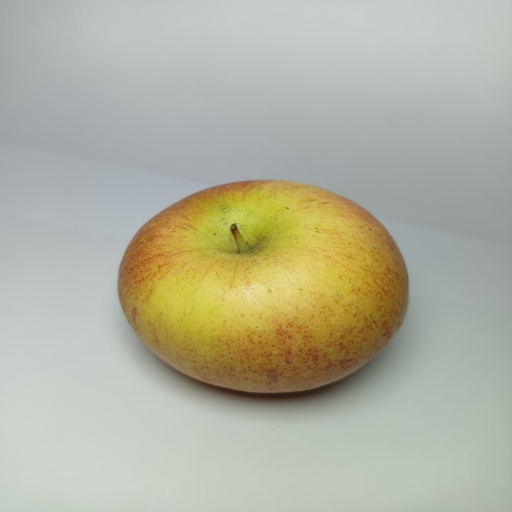
#> input picture Dataset/Fresh_Apple/IMG20260204225638.jpg, 512 x 512 px; its folder holds only this picture in this run
$ jupyter execute --allow-errors project-pcd-percobaan-2.ipynb   (older library calls are emulated)
#> lines starting #> are read from the running program, lines starting #| are printed output that depends on the picture
# Klasifikasi Kesegaran Buah Menggunakan Metode GLCM dan Random Forest
## Percobaan 2 — Preprocessing: Resize + Median Filter + Histogram Equalization (3 Preprocessing)
### Nama Anggota
- Thoriq Abdillah Falian Kusuma : F1D02410098
- Jasmine Aulia Santoso : F1D02410010
- Ulul Asmi : F1D02410144
- Fatriya Annastha Putra : F1D02410046

## Import Library

Cell dibawah mengimpor seluruh library yang dibutuhkan sepanjang program.

Library `os` digunakan untuk melakukan navigasi sistem file, sehingga program dapat membaca folder dataset dan melakukan iterasi secara otomatis pada setiap subfolder kelas. `OpenCV (cv2)` digunakan untuk membaca citra dari media penyimpanan, melakukan konversi warna dari BGR ke grayscale, serta mengubah ukuran citra (resize) agar memiliki dimensi yang seragam. Untuk keperluan visualisasi, `Matplotlib (matplotlib.pyplot)` digunakan untuk menampilkan sampel citra, grafik distribusi data, dan confusion matrix.

Dalam pengolahan data numerik, `NumPy` digunakan untuk melakukan operasi pada array multidimensi yang berfungsi menyimpan data citra, label, serta hasil perhitungan fitur. `Pandas` digunakan untuk mengelola data hasil ekstraksi fitur dalam bentuk DataFrame serta menyimpan dan membaca data dalam format CSV. Pembagian dataset menjadi data latih dan data uji dilakukan menggunakan fungsi `train_test_split` dari library `scikit-learn`, sehingga proses pembagian data dapat dilakukan secara acak namun tetap dapat direproduksi.

Pada tahap ekstraksi fitur tekstur, digunakan fungsi `graycomatrix` dan `graycoprops` dari library `scikit-image` untuk membentuk Gray-Level Co-occurrence Matrix (GLCM) dan menghitung berbagai karakteristik tekstur seperti contrast, correlation, energy, dan homogeneity. Selain itu, fungsi `entrop` dari library `SciPy` digunakan untuk menghitung nilai entropi berdasarkan distribusi probabilitas pada matriks GLCM sebagai fitur tambahan yang merepresentasikan kompleksitas tekstur citra.

Tahap klasifikasi dilakukan menggunakan tiga algoritma pembelajaran mesin dari library scikit-learn, yaitu RandomForestClassifier sebagai metode klasifikasi berbasis ensemble pohon keputusan, SVC (Support Vector Classifier) sebagai implementasi algoritma Support Vector Machine (SVM) dengan kernel Radial Basis Function (RBF), serta KNeighborsClassifier yang menerapkan metode K-Nearest Neighbors (KNN). Evaluasi performa model dilakukan menggunakan berbagai metrik dari sklearn.metrics, meliputi accuracy, precision, recall, F1-score, classification report, dan confusion matrix. Selanjutnya, Seaborn digunakan untuk menghasilkan visualisasi statistik tingkat lanjut, khususnya dalam menampilkan heatmap correlation matrix yang digunakan untuk menganalisis hubungan antar fitur yang diekstraksi.

[cell 1]
import os
import cv2 as cv
import matplotlib.pyplot as plt
import numpy as np
import pandas as pd
from sklearn.model_selection import train_test_split
from sklearn.metrics import accuracy_score, precision_score, recall_score, f1_score, classification_report
from sklearn.metrics import confusion_matrix, ConfusionMatrixDisplay
from skimage.feature import graycomatrix, graycoprops
from scipy.stats import entropy
from sklearn.ensemble import RandomForestClassifier
from sklearn.svm import SVC
from sklearn.neighbors import KNeighborsClassifier
import seaborn as sns

## Data Loading

Cell ini bertugas membaca seluruh gambar dari folder dataset dan melakukan resize seragam ke ukuran 250×250 piksel.

Yang dilakukan:

Fungsi resize_image(image, target_size=(250, 250)) didefinisikan secara eksplisit sebagai wrapper cv.resize() dan lebih modular dibanding Percobaan 1
Iterasi setiap subfolder dalam direktori Dataset/ masing-masing subfolder mewakili satu kelas label.
Setiap gambar dibaca menggunakan cv.imread(), di-resize ke 250×250 piksel, dan dikonversi ke np.uint8.
Gambar, label kelas, dan nama file disimpan ke list terpisah, lalu dikonversi ke numpy array.

Ukuran resize: 250×250 piksel — alasan identik dengan Percobaan 1: memastikan dimensi seragam, menjaga detail tekstur permukaan apel yang relevan untuk GLCM, dan efisiensi komputasi.

[cell 2]
def resize_image(image, target_size=(250, 250)):
    return cv.resize(image, target_size)

data = []
labels = []
file_name = []

dataset_path = 'Dataset'

for sub_folder in sorted(os.listdir(dataset_path)):
    folder_path = os.path.join(dataset_path, sub_folder)
    if not os.path.isdir(folder_path):
        continue
    for filename in os.listdir(folder_path):
        img_path = os.path.join(folder_path, filename)
        img = cv.imread(img_path)
#> img is the input picture: shape (512, 512, 3); mean B, G, R 159.2, 178, 177.7
        if img is None:
            continue
        img = resize_image(img, (250, 250))
        img = img.astype(np.uint8)
        data.append(img)
        labels.append(sub_folder)
        file_name.append(filename)

data = np.array(data)
labels = np.array(labels)
print(f'Total data: {len(data)}')
#| Total data: 2
print(f'Labels: {np.unique(labels)}')

## Data Understanding

Cell ini menampilkan distribusi jumlah gambar per kelas menggunakan bar chart, bertujuan untuk memahami keseimbangan dataset sebelum proses preprocessing dan modeling.

Karakteristik Dataset:

Fresh_Apple (Apel Segar) berjumlah 507 gambar dengan proporsi ±61.2.
Moderately_Fresh_Apple (Apel Cukup Segar) berjumlah 166 gambar dengan proporsi ±20.0.
Rotten_Apple (Apel Busuk) berjumlah 155 gambar dengan proporsi ±18.7.
Sehingga total gambar 828 dengan proporsi 100%.

Dataset yang digunakan pada Percobaan 2 identik dengan Percobaan 1, perbedaan hanya terletak pada pipeline preprocessing yang diterapkan. Distribusi tidak seimbang (imbalanced) dengan Fresh_Apple mendominasi (~3× lebih banyak dari kelas lainnya) tetap menjadi karakteristik yang perlu diperhatikan dalam interpretasi hasil evaluasi.

Karakteristik visual gambar:

Gambar diambil dengan kamera smartphone dalam kondisi pencahayaan yang bervariasi (dalam dan luar ruangan)
Background tidak seragam (meja, kain, genggaman tangan)
Apel segar: permukaan mulus, warna cerah, tekstur seragam
Apel cukup segar: mulai ada bercak, sedikit perubahan warna dan tekstur
Apel busuk: permukaan tidak merata, bercak coklat/hitam signifikan, tekstur kasar

[cell 3]
unique, counts = np.unique(labels, return_counts=True)
plt.figure(figsize=(8, 5))
plt.bar(unique, counts, color=['green', 'orange', 'red'])
plt.xlabel('Kelas')
plt.ylabel('Jumlah Gambar')
plt.title('Distribusi Dataset Buah Apel')
for i, (u, c) in enumerate(zip(unique, counts)):
    plt.text(i, c + 5, str(c), ha='center', fontweight='bold')
plt.tight_layout()
plt.show()
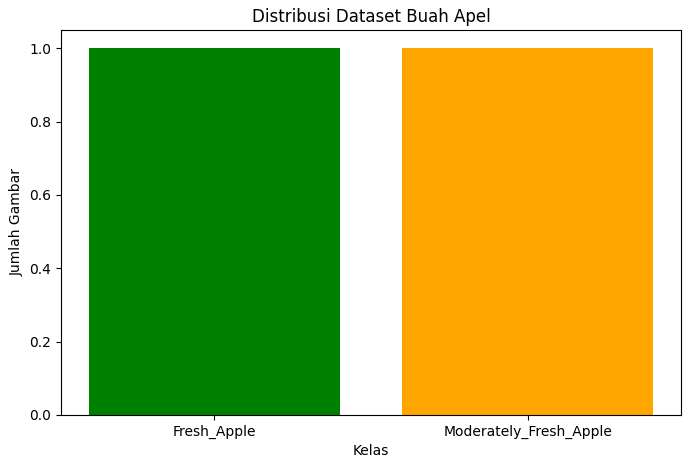
#> figure drawn by matplotlib, 1 panel

# Sample Data

Cell ini menggunakan fungsi show_sample_images() untuk menampilkan contoh gambar dari setiap kelas dalam format grid.

Yang dilakukan:

Fungsi menerima array gambar, label, nama kelas, judul, dan jumlah sampel per kelas (n=3)
Menampilkan grid 3 baris × 3 kolom = 9 gambar total
Gambar BGR dikonversi ke RGB sebelum ditampilkan agar warna tampak natural
Gambar grayscale ditampilkan dengan cmap='gray'
Axis dinonaktifkan, setiap gambar diberi label nama kelasnya

Tujuan: Memverifikasi secara visual bahwa gambar terbaca dengan benar dan label sesuai konten. Fungsi ini bersifat reusable dipanggil kembali setelah setiap tahap preprocessing (Grayscale, Median Filter, Histogram Equalization) untuk memvisualisasikan perubahan yang terjadi.

[cell 4]
def show_sample_images(images, labels, class_names, title='Sample Images', n=3):
#> called with images = array of shape (2, 250, 250, 3), labels = array of shape (2,), title = 'Sample Data Original', n = 3
    fig, axes = plt.subplots(len(class_names), n, figsize=(n*3, len(class_names)*3))
    fig.suptitle(title, fontsize=14, fontweight='bold')
    for i, cls in enumerate(class_names):
        idx = np.where(labels == cls)[0]
        for j in range(min(n, len(idx))):
            img = images[idx[j]]
            if len(img.shape) == 3:
                axes[i][j].imshow(cv.cvtColor(img, cv.COLOR_BGR2RGB))
            else:
                axes[i][j].imshow(img, cmap='gray')
            axes[i][j].set_title(f'{cls}', fontsize=9)
            axes[i][j].axis('off')
    plt.tight_layout()
    plt.show()
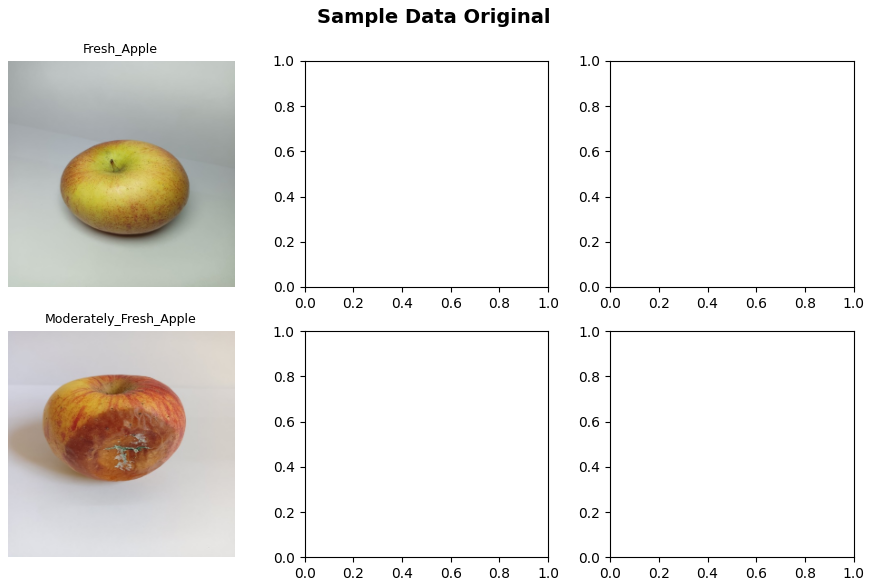
#> figure drawn by matplotlib, 2 panels

class_names = sorted(np.unique(labels))
show_sample_images(data, labels, class_names, 'Sample Data Original')

## Grayscale

Cell ini mengkonversi seluruh gambar dari format BGR (3-channel) ke Grayscale (1-channel) menggunakan cv.cvtColor(img, cv.COLOR_BGR2GRAY).

Yang dilakukan:

Iterasi setiap gambar dalam array data
Setiap gambar dikonversi ke grayscale dan ditambahkan ke list img_grey
Hasil disimpan sebagai numpy array dan divisualisasikan dengan show_sample_images()

Dikonversi ke grayscale karena merupakan prasyarat wajib GLCM karena GLCM bekerja pada intensitas piksel tunggal (0–255). Formula pembobotan Y = 0.114B + 0.587G + 0.299R mempertahankan persepsi kecerahan yang akurat.

[cell 5]
img_grey = []
for img in data:
    gray = cv.cvtColor(img, cv.COLOR_BGR2GRAY)
    img_grey.append(gray)
#> this loop made 2 passes
#> pass 1, `gray = cv.cvtColor(img, cv.COLOR_BGR2GRAY)`:
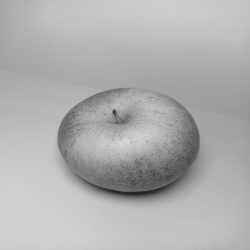
#> gray: shape (250, 250); min 34, max 217, mean 175.7
#> pass 2, `gray = cv.cvtColor(img, cv.COLOR_BGR2GRAY)`:
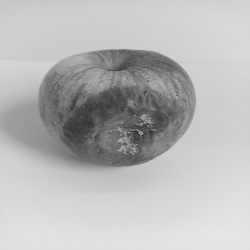
#> gray: shape (250, 250); min 38, max 232, mean 185
#> after the loop, img_grey = 2 items
img_grey = np.array(img_grey)

show_sample_images(img_grey, labels, class_names, 'Grayscale Images')

## Preprocessing 2: Resize + Median Filter + Histogram Equalization
Pada percobaan 2, digunakan 3 preprocessing:
1. **Resize** (sudah dilakukan saat data loading ke ukuran 250x250)
2. **Median Filter** — menghilangkan noise salt & pepper
3. **Histogram Equalization** — meningkatkan kontras gambar agar perbedaan area segar dan busuk lebih terlihat

### Step 1: Median Filter

Cell ini menerapkan Median Filter manual (kernel 3×3) pada seluruh gambar grayscale.

Yang dilakukan:

Fungsi hitung_median(image) dan median_filter(image, kernel_size=3) didefinisikan sama persis dengan Percobaan 1
Sliding window 3×3 menggeser seluruh posisi piksel, nilai output = median dari 9 piksel dalam window
Gambar di-pad dengan np.pad(..., mode='reflect') agar tepi gambar ikut diproses
Hasil 828 gambar tersimpan dalam img_median
Visualisasi sampel ditampilkan dengan show_sample_images(img_median, ..., 'After Median Filter')

Fungsi: Menghilangkan noise salt-and-pepper dari sensor kamera sambil mempertahankan tepi objek (edge-preserving). Output cell ini menjadi input untuk tahap Histogram Equalization.

[cell 6]
# Fungsi Median Filter
def hitung_median(image):
    return np.median(image)

def median_filter(image, kernel_size=3):
    pad = kernel_size // 2
    padded = np.pad(image, pad, mode='reflect')
    result = np.zeros_like(image)
    for i in range(image.shape[0]):
        for j in range(image.shape[1]):
            window = padded[i:i+kernel_size, j:j+kernel_size]
            result[i, j] = hitung_median(window)
    return result.astype(np.uint8)

# Menerapkan Median Filter
img_median = []
for img in img_grey:
    filtered = median_filter(img, kernel_size=3)
    img_median.append(filtered)
#> this loop made 2 passes
#> pad in median_filter on passes 1 to 2: 1, 1
#> after the loop, img_median = 2 items
img_median = np.array(img_median)

show_sample_images(img_median, labels, class_names, 'Hasil Median Filter')

### Step 2: Histogram Equalization

Cell ini menerapkan Histogram Equalization manual pada hasil Median Filter untuk meningkatkan kontras gambar.

Yang dilakukan:

Fungsi histogram_equalization(image) mengimplementasikan Histogram Equalization secara manual melalui langkah berikut:

`hist, bins = np.histogram(image.flatten(), 256, [0,256])` menghitung histogram intensitas gambar (distribusi frekuensi nilai 0–255)
`cdf = hist.cumsum()` untuk hitung Cumulative Distribution Function (CDF) dari histogram
`cdf_normalized = cdf * hist.max() / cdf.max()` untuk normalisasi CDF untuk visualisasi
Masking nilai `CDF=0 menggunakan np.ma.masked_equal()` untuk menghindari pembagian nol
`cdf_m = (cdf_m - cdf_m.min()) * 255 / (cdf_m.max() - cdf_m.min())` digunakan untuk linear stretching CDF ke rentang [0, 255]
`cdf = np.ma.filled(cdf_m, 0).astype('uint8')` digunakan untuk konversi ke lookup table integer
`return cdf[image]` digunakan untuk mapping setiap piksel gambar melalui lookup table

Hasilnya disimpan dalam array dataPreprocessed (828 gambar), yang menjadi input untuk ekstraksi GLCM.

Alasan digunakannya thistogram equalization:

Gambar apel yang difoto dalam kondisi pencahayaan berbeda sering kali memiliki rentang intensitas yang sempit atau terdistribusi tidak merata misalnya gambar yang terlalu gelap atau terlalu terang
Histogram Equalization meratakan distribusi intensitas sehingga rentang penuh 0–255 dimanfaatkan secara optimal
Hasilnya: kontras lokal meningkat, detail tekstur permukaan (area kusam, bercak, keriput) menjadi lebih terlihat jelas
Untuk GLCM, kontras yang lebih baik berarti perbedaan nilai intensitas antar piksel bertetangga lebih signifikan, menghasilkan fitur tekstur yang lebih diskriminatif antar kelas
Dampak pada nilai fitur: Setelah Histogram Equalization, nilai Contrast meningkat signifikan dibanding Percobaan 1 (rata-rata ~27.2 vs ~10.9) karena distribusi intensitas menjadi lebih tersebar

[cell 7]
# Fungsi Histogram Equalization
def histogram_equalization(image):
    hist, bins = np.histogram(image.flatten(), 256, [0, 256])
    cdf = hist.cumsum()
    cdf_normalized = cdf * hist.max() / cdf.max()
    cdf_m = np.ma.masked_equal(cdf, 0)
    cdf_m = (cdf_m - cdf_m.min()) * 255 / (cdf_m.max() - cdf_m.min())
    cdf = np.ma.filled(cdf_m, 0).astype('uint8')
    return cdf[image]

# Menerapkan Histogram Equalization pada hasil median filter
dataPreprocessed = []
for img in img_median:
    equalized = histogram_equalization(img)
    dataPreprocessed.append(equalized)
#> this loop made 2 passes
#> pass 1, `equalized = histogram_equalization(img)`:
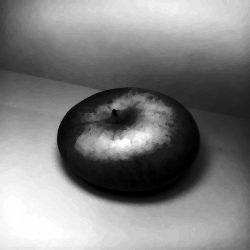
#> equalized: shape (250, 250); min 0, max 255, mean 128.9
#> after the loop, dataPreprocessed = 2 items
dataPreprocessed = np.array(dataPreprocessed)

show_sample_images(dataPreprocessed, labels, class_names, 'Hasil Preprocessing 2: Median + Histogram Equalization')
#> (the rest of the program and of its run is left out)
